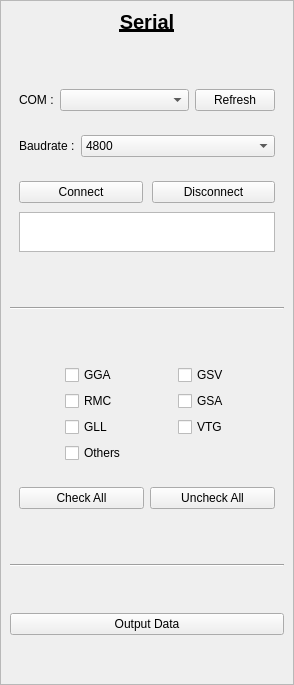
         <widget class="QFrame" name="verticalFrame_udp_output_2">
          <property name="frameShape">
           <enum>QFrame::Shape::StyledPanel</enum>
          </property>
          <layout class="QVBoxLayout" name="verticalLayout_11">
           <property name="leftMargin">
            <number>9</number>
           </property>
           <property name="topMargin">
            <number>9</number>
           </property>
           <property name="rightMargin">
            <number>9</number>
           </property>
           <property name="bottomMargin">
            <number>9</number>
           </property>
           <item>
            <widget class="QLabel" name="label_23">
             <property name="sizePolicy">
              <sizepolicy hsizetype="Preferred" vsizetype="Maximum">
               <horstretch>0</horstretch>
               <verstretch>0</verstretch>
              </sizepolicy>
             </property>
             <property name="font">
              <font>
               <pointsize>15</pointsize>
               <bold>true</bold>
               <underline>true</underline>
              </font>
             </property>
             <property name="text">
              <string>Serial</string>
             </property>
             <property name="alignment">
              <set>Qt::AlignmentFlag::AlignCenter</set>
             </property>
            </widget>
           </item>
           <item>
            <spacer name="verticalSpacer_22">
             <property name="orientation">
              <enum>Qt::Orientation::Vertical</enum>
             </property>
             <property name="sizeHint" stdset="0">
              <size>
               <width>20</width>
               <height>40</height>
              </size>
             </property>
            </spacer>
           </item>
           <item>
            <layout class="QHBoxLayout" name="horizontalLayout_17">
             <property name="leftMargin">
              <number>9</number>
             </property>
             <property name="topMargin">
              <number>9</number>
             </property>
             <property name="rightMargin">
              <number>9</number>
             </property>
             <property name="bottomMargin">
              <number>9</number>
             </property>
             <item>
              <widget class="QLabel" name="label_24">
               <property name="sizePolicy">
                <sizepolicy hsizetype="Maximum" vsizetype="Preferred">
                 <horstretch>0</horstretch>
                 <verstretch>0</verstretch>
                </sizepolicy>
               </property>
               <property name="text">
                <string>COM :</string>
               </property>
              </widget>
             </item>
             <item>
              <widget class="QComboBox" name="comboBox_serial_output_port_list"/>
             </item>
             <item>
              <widget class="QPushButton" name="pushButton_refresh_available_port_serial_output">
               <property name="sizePolicy">
                <sizepolicy hsizetype="Fixed" vsizetype="Fixed">
                 <horstretch>0</horstretch>
                 <verstretch>0</verstretch>
                </sizepolicy>
               </property>
               <property name="font">
                <font>
                 <pointsize>9</pointsize>
                </font>
               </property>
               <property name="text">
                <string>Refresh</string>
               </property>
               <property name="icon">
                <iconset theme="QIcon::ThemeIcon::ViewRefresh"/>
               </property>
               <property name="iconSize">
                <size>
                 <width>10</width>
                 <height>10</height>
                </size>
               </property>
              </widget>
             </item>
            </layout>
           </item>
           <item>
            <layout class="QHBoxLayout" name="horizontalLayout_18">
             <property name="leftMargin">
              <number>9</number>
             </property>
             <property name="topMargin">
              <number>9</number>
             </property>
             <property name="rightMargin">
              <number>9</number>
             </property>
             <property name="bottomMargin">
              <number>9</number>
             </property>
             <item>
              <widget class="QLabel" name="label_25">
               <property name="sizePolicy">
                <sizepolicy hsizetype="Maximum" vsizetype="Preferred">
                 <horstretch>0</horstretch>
                 <verstretch>0</verstretch>
                </sizepolicy>
               </property>
               <property name="text">
                <string>Baudrate :</string>
               </property>
              </widget>
             </item>
             <item>
              <widget class="QComboBox" name="comboBox_serial_output_port_baudrate">
               <property name="currentText">
                <string>4800</string>
               </property>
               <property name="currentIndex">
                <number>2</number>
               </property>
               <item>
                <property name="text">
                 <string>1200</string>
                </property>
               </item>
               <item>
                <property name="text">
                 <string>2400</string>
                </property>
               </item>
               <item>
                <property name="text">
                 <string>4800</string>
                </property>
               </item>
               <item>
                <property name="text">
                 <string>9600</string>
                </property>
               </item>
               <item>
                <property name="text">
                 <string>19200</string>
                </property>
               </item>
               <item>
                <property name="text">
                 <string>38400</string>
                </property>
               </item>
               <item>
                <property name="text">
                 <string>57600</string>
                </property>
               </item>
               <item>
                <property name="text">
                 <string>115200</string>
                </property>
               </item>
              </widget>
             </item>
            </layout>
           </item>
           <item>
            <layout class="QGridLayout" name="gridLayout_6">
             <property name="leftMargin">
              <number>9</number>
             </property>
             <property name="topMargin">
              <number>9</number>
             </property>
             <property name="rightMargin">
              <number>9</number>
             </property>
             <property name="bottomMargin">
              <number>9</number>
             </property>
             <property name="spacing">
              <number>9</number>
             </property>
             <item row="0" column="0">
              <widget class="QPushButton" name="pushButton_connect_serial_output">
               <property name="text">
                <string>Connect</string>
               </property>
              </widget>
             </item>
             <item row="0" column="1">
              <widget class="QPushButton" name="pushButton_disconnect_serial_output">
               <property name="text">
                <string>Disconnect</string>
               </property>
              </widget>
             </item>
             <item row="1" column="0" colspan="2">
              <widget class="QPlainTextEdit" name="plainTextEdit_connection_status_output_serial">
               <property name="maximumSize">
                <size>
                 <width>16777215</width>
                 <height>40</height>
                </size>
               </property>
               <property name="readOnly">
                <bool>true</bool>
               </property>
              </widget>
             </item>
            </layout>
           </item>
           <item>
            <spacer name="verticalSpacer_23">
             <property name="orientation">
              <enum>Qt::Orientation::Vertical</enum>
             </property>
             <property name="sizeHint" stdset="0">
              <size>
               <width>20</width>
               <height>40</height>
              </size>
             </property>
            </spacer>
           </item>
           <item>
            <widget class="Line" name="line_4">
             <property name="orientation">
              <enum>Qt::Orientation::Horizontal</enum>
             </property>
            </widget>
           </item>
           <item>
            <spacer name="verticalSpacer_24">
             <property name="orientation">
              <enum>Qt::Orientation::Vertical</enum>
             </property>
             <property name="sizeHint" stdset="0">
              <size>
               <width>20</width>
               <height>40</height>
              </size>
             </property>
            </spacer>
           </item>
           <item>
            <layout class="QGridLayout" name="gridLayout_5">
             <property name="leftMargin">
              <number>9</number>
             </property>
             <property name="topMargin">
              <number>9</number>
             </property>
             <property name="rightMargin">
              <number>9</number>
             </property>
             <property name="bottomMargin">
              <number>9</number>
             </property>
             <item row="0" column="1">
              <widget class="QCheckBox" name="checkBox_serial_output_gga">
               <property name="text">
                <string>GGA</string>
               </property>
              </widget>
             </item>
             <item row="1" column="3">
              <widget class="QCheckBox" name="checkBox_serial_output_gsa">
               <property name="text">
                <string>GSA</string>
               </property>
              </widget>
             </item>
             <item row="0" column="3">
              <widget class="QCheckBox" name="checkBox_serial_output_gsv">
               <property name="text">
                <string>GSV</string>
               </property>
              </widget>
             </item>
             <item row="6" column="1">
              <widget class="QCheckBox" name="checkBox_serial_output_others">
               <property name="text">
                <string>Others</string>
               </property>
              </widget>
             </item>
             <item row="0" column="4">
              <spacer name="horizontalSpacer_19">
               <property name="orientation">
                <enum>Qt::Orientation::Horizontal</enum>
               </property>
               <property name="sizeHint" stdset="0">
                <size>
                 <width>40</width>
                 <height>20</height>
                </size>
               </property>
              </spacer>
             </item>
             <item row="1" column="1">
              <widget class="QCheckBox" name="checkBox_serial_output_rmc">
               <property name="text">
                <string>RMC</string>
               </property>
              </widget>
             </item>
             <item row="3" column="1">
              <widget class="QCheckBox" name="checkBox_serial_output_gll">
               <property name="text">
                <string>GLL</string>
               </property>
              </widget>
             </item>
             <item row="3" column="3">
              <widget class="QCheckBox" name="checkBox_serial_output_vtg">
               <property name="text">
                <string>VTG</string>
               </property>
              </widget>
             </item>
             <item row="1" column="0">
              <spacer name="horizontalSpacer_18">
               <property name="orientation">
                <enum>Qt::Orientation::Horizontal</enum>
               </property>
               <property name="sizeHint" stdset="0">
                <size>
                 <width>40</width>
                 <height>20</height>
                </size>
               </property>
              </spacer>
             </item>
             <item row="1" column="2">
              <spacer name="horizontalSpacer_20">
               <property name="orientation">
                <enum>Qt::Orientation::Horizontal</enum>
               </property>
               <property name="sizeHint" stdset="0">
                <size>
                 <width>40</width>
                 <height>20</height>
                </size>
               </property>
              </spacer>
             </item>
            </layout>
           </item>
           <item>
            <widget class="QFrame" name="horizontalFrame_3">
             <property name="sizePolicy">
              <sizepolicy hsizetype="Preferred" vsizetype="Maximum">
               <horstretch>0</horstretch>
               <verstretch>0</verstretch>
              </sizepolicy>
             </property>
             <layout class="QHBoxLayout" name="horizontalLayout_19">
              <item>
               <widget class="QPushButton" name="pushButton_check_all_serial_output">
                <property name="text">
                 <string>Check All</string>
                </property>
               </widget>
              </item>
              <item>
               <widget class="QPushButton" name="pushButtonuncheck_all_serial_output">
                <property name="text">
                 <string>Uncheck All</string>
                </property>
               </widget>
              </item>
             </layout>
            </widget>
           </item>
           <item>
            <spacer name="verticalSpacer_11">
             <property name="orientation">
              <enum>Qt::Orientation::Vertical</enum>
             </property>
             <property name="sizeHint" stdset="0">
              <size>
               <width>20</width>
               <height>40</height>
              </size>
             </property>
            </spacer>
           </item>
           <item>
            <widget class="Line" name="line_5">
             <property name="orientation">
              <enum>Qt::Orientation::Horizontal</enum>
             </property>
            </widget>
           </item>
           <item>
            <spacer name="verticalSpacer_12">
             <property name="orientation">
              <enum>Qt::Orientation::Vertical</enum>
             </property>
             <property name="sizeHint" stdset="0">
              <size>
               <width>20</width>
               <height>40</height>
              </size>
             </property>
            </spacer>
           </item>
           <item>
            <widget class="QPushButton" name="pushButton_activate_serial_output">
             <property name="text">
              <string>Output Data</string>
             </property>
             <property name="icon">
              <iconset theme="QIcon::ThemeIcon::DocumentSend"/>
             </property>
             <property name="checkable">
              <bool>true</bool>
             </property>
            </widget>
           </item>
           <item>
            <spacer name="verticalSpacer_13">
             <property name="orientation">
              <enum>Qt::Orientation::Vertical</enum>
             </property>
             <property name="sizeHint" stdset="0">
              <size>
               <width>20</width>
               <height>40</height>
              </size>
             </property>
            </spacer>
           </item>
          </layout>
         </widget>
